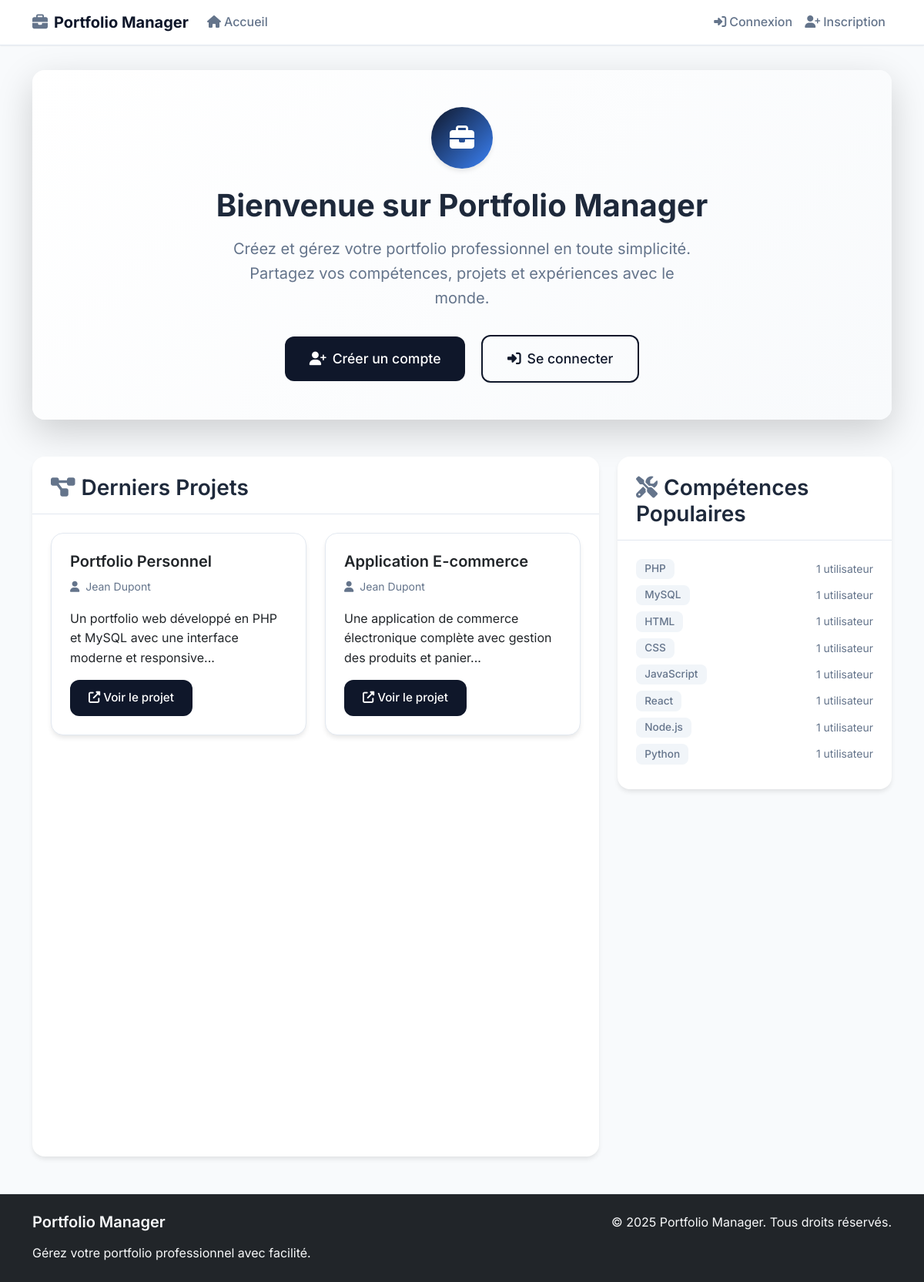
The page / on the database its author committed.
### tables this page shows
CREATE TABLE projects (
    id INT AUTO_INCREMENT PRIMARY KEY,
    user_id INT NOT NULL,
    title VARCHAR(255) NOT NULL,
    description TEXT,
    image VARCHAR(255),
    link VARCHAR(500),
    created_at TIMESTAMP DEFAULT CURRENT_TIMESTAMP,
    updated_at TIMESTAMP DEFAULT CURRENT_TIMESTAMP ON UPDATE CURRENT_TIMESTAMP,
    FOREIGN KEY (user_id) REFERENCES users(id) ON DELETE CASCADE
);

CREATE TABLE users (
    id INT AUTO_INCREMENT PRIMARY KEY,
    email VARCHAR(255) UNIQUE NOT NULL,
    password VARCHAR(255) NOT NULL,
    first_name VARCHAR(100) NOT NULL,
    last_name VARCHAR(100) NOT NULL,
    role ENUM('user', 'admin') DEFAULT 'user',
    bio TEXT,
    avatar VARCHAR(255),
    created_at TIMESTAMP DEFAULT CURRENT_TIMESTAMP,
    updated_at TIMESTAMP DEFAULT CURRENT_TIMESTAMP ON UPDATE CURRENT_TIMESTAMP,
    remember_token VARCHAR(255),
    reset_token VARCHAR(255),
    reset_token_expires_at TIMESTAMP NULL
);

### config/init.php (called while the page is built, shortened)
<?php
function isLoggedIn() {
    return isset($_SESSION['user_id']);
}

### index.php (the view, shortened to what this page needs)
<?php
require_once 'config/init.php';
$pdo = getDBConnection();
$stmt = $pdo->prepare("
    SELECT p.*, u.first_name, u.last_name
    FROM projects p
    JOIN users u ON p.user_id = u.id
    ORDER BY p.created_at DESC
    LIMIT 6
");
$stmt->execute();
$recent_projects = $stmt->fetchAll();
$stmt = $pdo->prepare("
    SELECT s.name, s.description, s.category, COUNT(us.id) as user_count
    FROM skills s
    LEFT JOIN user_skills us ON s.id = us.skill_id
    GROUP BY s.id
    ORDER BY user_count DESC
    LIMIT 8
");
$stmt->execute();
$popular_skills = $stmt->fetchAll();
include 'includes/header.php';
?>
<div class="hero-section mb-5">
    <div class="row">
        <div class="col-12">
            <div class="card border-0 shadow-lg">
                <div class="card-body p-5 text-center">
                    <div class="hero-icon mb-4">
                        <i class="fas fa-briefcase"></i>
                    </div>
                    <h1 class="hero-title mb-3">
                        Bienvenue sur <?php echo APP_NAME; ?>
                    </h1>
                    <p class="hero-subtitle mb-4">
                        Créez et gérez votre portfolio professionnel en toute simplicité.
                        Partagez vos compétences, projets et expériences avec le monde.
                    </p>
                    <?php if (!isLoggedIn()): ?>
                        <div class="hero-buttons">
                            <a href="register.php" class="btn btn-primary btn-lg me-3">
                                <i class="fas fa-user-plus me-2"></i>Créer un compte
                            </a>
                            <a href="login.php" class="btn btn-outline-primary btn-lg">
                                <i class="fas fa-sign-in-alt me-2"></i>Se connecter
                            </a>
                        </div>
                    <?php endif; ?>
                </div>
            </div>
        </div>
    </div>
</div>
<div class="row mt-5">
    <div class="col-md-8">
        <div class="card">
            <div class="card-header">
                <h3><i class="fas fa-project-diagram me-2"></i>Derniers Projets</h3>
            </div>
            <div class="card-body">
                <?php if (empty($recent_projects)): ?>
                    <p class="text-muted">Aucun projet publié pour le moment.</p>
                <?php else: ?>
                    <div class="row">
                        <?php foreach ($recent_projects as $project): ?>
                            <div class="col-md-6 mb-3">
                                <div class="card project-card">
                                    <div class="card-body">
                                        <h5 class="card-title"><?php echo htmlspecialchars($project['title']); ?></h5>
                                        <p class="card-text text-muted">
                                            <small>
                                                <i class="fas fa-user me-1"></i>
                                                <?php echo htmlspecialchars($project['first_name'] . ' ' . $project['last_name']); ?>
                                            </small>
                                        </p>
                                        <p class="card-text">
                                            <?php echo htmlspecialchars(substr($project['description'], 0, 100)) . '...'; ?>
                                        </p>
                                        <?php if ($project['link']): ?>
                                            <a href="<?php echo htmlspecialchars($project['link']); ?>"
                                               class="btn btn-primary btn-sm" target="_blank">
                                                <i class="fas fa-external-link-alt me-1"></i>Voir le projet
                                            </a>
                                        <?php endif; ?>
                                    </div>
                                </div>
                            </div>
                        <?php endforeach; ?>
                    </div>
                <?php endif; ?>
            </div>
        </div>
    </div>
    <div class="col-md-4">
        <div class="card">
            <div class="card-header">
                <h3><i class="fas fa-tools me-2"></i>Compétences Populaires</h3>
            </div>
            <div class="card-body">
                <?php if (empty($popular_skills)): ?>
                    <p class="text-muted">Aucune compétence disponible.</p>
                <?php else: ?>
                    <?php foreach ($popular_skills as $skill): ?>
                        <div class="d-flex justify-content-between align-items-center mb-2">
                            <span class="badge bg-secondary skill-badge">
                                <?php echo htmlspecialchars($skill['name']); ?>
                            </span>
                            <small class="text-muted">
                                <?php echo $skill['user_count']; ?> utilisateur<?php echo $skill['user_count'] > 1 ? 's' : ''; ?>
                            </small>
                        </div>
                    <?php endforeach; ?>
                <?php endif; ?>
            </div>
        </div>
    </div>
</div>
<?php include 'includes/footer.php'; ?>

### assets/css/style.css (style rules this page uses)
:root { --color-primary: #0f172a; --color-secondary: #3b82f6; --color-background: #f8fafc; --color-surface: #ffffff; --color-text-primary: #1e293b; --color-text-secondary: #64748b; --color-border: #e2e8f0; --color-success: #dcfce7; --color-success-text: #166534; --color-info: #dbeafe; --color-info-text: #1e40af; --color-warning: #fef3c7; --color-warning-text: #92400e; --color-danger: #fecaca; --color-danger-text: #991b1b; --shadow-sm: 0 1px 2px 0 rgba(0, 0, 0, 0.05); --shadow-md: 0 4px 6px -1px rgba(0, 0, 0, 0.1); --shadow-lg: 0 10px 15px -3px rgba(0, 0, 0, 0.1); --radius-sm: 8px; --radius-md: 12px; --radius-lg: 16px; }
* { box-sizing: border-box; }
body { font-family: 'Inter', -apple-system, BlinkMacSystemFont, 'Segoe UI', Roboto, sans-serif; background-color: var(--color-background); color: var(--color-text-primary); line-height: 1.6; font-weight: 400; }
h1, h2, h3, h4, h5, h6 { font-weight: 600; color: var(--color-text-primary); margin-bottom: 1rem; }
.text-muted { color: var(--color-text-secondary) !important; }
.hero-section { margin-top: 2rem; }
.hero-section .card { background: linear-gradient(135deg, #ffffff 0%, #f8fafc 100%); border: none; border-radius: var(--radius-lg); box-shadow: var(--shadow-lg); overflow: hidden; }
.hero-icon { display: inline-block; width: 80px; height: 80px; background: linear-gradient(135deg, var(--color-primary), var(--color-secondary)); border-radius: 50%; display: flex; align-items: center; justify-content: center; margin: 0 auto; box-shadow: var(--shadow-md); }
.hero-icon i { font-size: 2rem; color: white; }
.hero-title { font-size: 2.5rem; font-weight: 700; color: var(--color-text-primary); margin-bottom: 1rem; line-height: 1.2; }
.hero-subtitle { font-size: 1.25rem; color: var(--color-text-secondary); font-weight: 400; max-width: 600px; margin: 0 auto; line-height: 1.6; }
.hero-buttons { margin-top: 2rem; }
.hero-buttons .btn { padding: 1rem 2rem; font-size: 1.1rem; font-weight: 500; border-radius: var(--radius-md); transition: all 0.3s ease; }
.card { background-color: var(--color-surface); border: none; border-radius: var(--radius-lg); box-shadow: var(--shadow-md); transition: all 0.3s ease; overflow: hidden; }
.card-header { background-color: transparent; border-bottom: 1px solid var(--color-border); padding: 1.5rem 1.5rem 1rem; }
.card-header h3, .card-header h4 { margin-bottom: 0; font-weight: 600; color: var(--color-text-primary); }
.card-body { padding: 1.5rem; }
.btn { font-weight: 500; border-radius: var(--radius-md); padding: 0.75rem 1.5rem; transition: all 0.2s ease; border: none; font-size: 0.95rem; }
.btn-primary { background-color: var(--color-primary); color: white; }
.btn-outline-primary { border: 2px solid var(--color-primary); color: var(--color-primary); background-color: transparent; }
.badge { font-weight: 500; border-radius: var(--radius-sm); padding: 0.4rem 0.7rem; font-size: 0.85rem; }
.badge.bg-secondary { background-color: #f1f5f9 !important; color: var(--color-text-secondary) !important; }
.fas, .fa { color: var(--color-text-secondary); }
.btn .fas, .btn .fa { color: inherit; }
.project-card { height: 100%; border: 1px solid var(--color-border); transition: all 0.3s ease; }
.card { animation: fadeInUp 0.6s ease-out; }

### rows shown on the page
projects: title "Portfolio Personnel", user.last_name "Jean Dupont", description "Un portfolio web développé en PHP et MySQL avec une interface moderne et responsive"
projects: title "Application E-commerce", user.last_name "Jean Dupont", description "Une application de commerce électronique complète avec gestion des produits et panier"

### other values the page prints
APP_NAME "Portfolio Manager"
$skill['name'] "PHP"
$skill['user_count'] "1"
$skill['name'] "MySQL"
$skill['name'] "HTML"
$skill['name'] "CSS"
$skill['name'] "JavaScript"
$skill['name'] "React"
$skill['name'] "Node.js"
$skill['name'] "Python"
